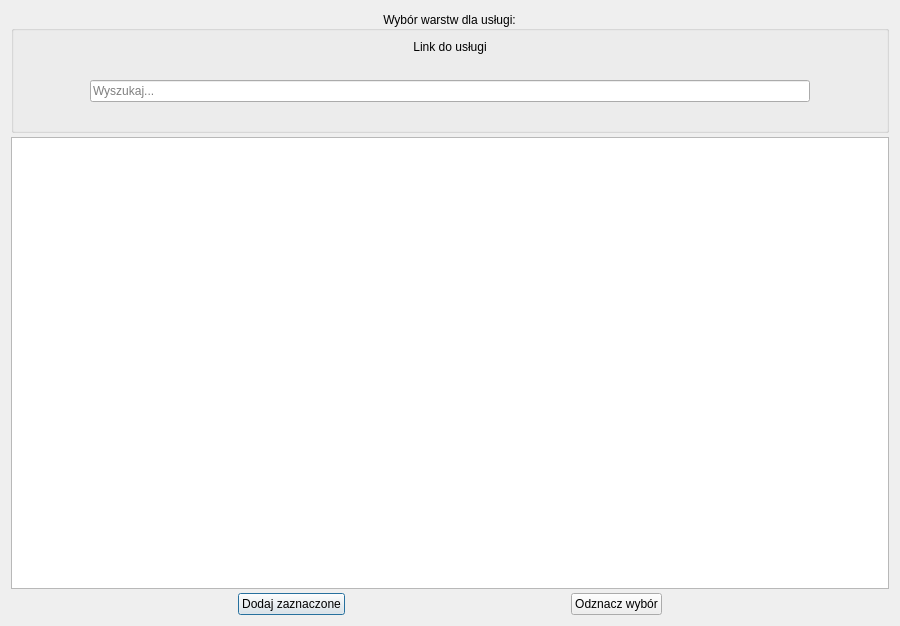
<?xml version="1.0" encoding="UTF-8"?>
<ui version="4.0">
 <class>IntegratorUslugPrzestrzennychDialogBase</class>
 <widget class="QDialog" name="IntegratorUslugPrzestrzennychDialogBase">
  <property name="geometry">
   <rect>
    <x>0</x>
    <y>0</y>
    <width>900</width>
    <height>626</height>
   </rect>
  </property>
  <property name="maximumSize">
   <size>
    <width>1200</width>
    <height>800</height>
   </size>
  </property>
  <property name="windowTitle">
   <string>Integrator Usług Danych Przestrzennych</string>
  </property>
  <property name="windowIcon">
   <iconset>
    <normaloff>images/icon.svg</normaloff>images/icon.svg</iconset>
  </property>

  <layout class="QGridLayout" name="gridLayout_2" rowstretch="0,1,0">
   <property name="horizontalSpacing">
    <number>6</number>
   </property>
   <property name="verticalSpacing">
    <number>4</number>
   </property>

   <item row="0" column="0">
    <widget class="QGroupBox" name="groupBox">
     <property name="title">
      <string>Wybór warstw dla usługi:</string>
     </property>
     <property name="alignment">
      <set>Qt::AlignCenter</set>
     </property>

     <layout class="QGridLayout" name="gridLayout" columnstretch="0,1,0">
      <property name="horizontalSpacing">
       <number>7</number>
      </property>
      <property name="verticalSpacing">
       <number>7</number>
      </property>

      <item row="0" column="0" colspan="3">
       <widget class="QLabel" name="link_do_uslugi">
        <property name="text">
         <string>Link do usługi</string>
        </property>
        <property name="alignment">
         <set>Qt::AlignCenter</set>
        </property>
       </widget>
      </item>

      <item row="1" column="0">
       <widget class="QLabel" name="img_main">
        <property name="sizePolicy">
         <sizepolicy hsizetype="Fixed" vsizetype="Fixed">
          <horstretch>0</horstretch>
          <verstretch>0</verstretch>
         </sizepolicy>
        </property>
        <property name="minimumSize">
         <size>
          <width>60</width>
          <height>60</height>
         </size>
        </property>
        <property name="maximumSize">
         <size>
          <width>60</width>
          <height>60</height>
         </size>
        </property>
        <property name="pixmap">
         <pixmap>images/icon.svg</pixmap>
        </property>
        <property name="scaledContents">
         <bool>true</bool>
        </property>
        <property name="alignment">
         <set>Qt::AlignCenter</set>
        </property>
       </widget>
      </item>

      <item row="1" column="1">
       <widget class="QLineEdit" name="search_lineedit">
        <property name="sizePolicy">
         <sizepolicy hsizetype="Expanding" vsizetype="Fixed">
          <horstretch>0</horstretch>
          <verstretch>0</verstretch>
         </sizepolicy>
        </property>
        <property name="placeholderText">
         <string>Wyszukaj...</string>
        </property>
        <property name="clearButtonEnabled">
         <bool>true</bool>
        </property>
       </widget>
      </item>

      <item row="1" column="2">
       <widget class="QLabel" name="img_es">
        <property name="sizePolicy">
         <sizepolicy hsizetype="Fixed" vsizetype="Fixed">
          <horstretch>0</horstretch>
          <verstretch>0</verstretch>
         </sizepolicy>
        </property>
        <property name="minimumSize">
         <size>
          <width>60</width>
          <height>60</height>
         </size>
        </property>
        <property name="maximumSize">
         <size>
          <width>60</width>
          <height>60</height>
         </size>
        </property>
        <property name="pixmap">
         <pixmap>images/es_logo.svg</pixmap>
        </property>
        <property name="scaledContents">
         <bool>true</bool>
        </property>
        <property name="alignment">
         <set>Qt::AlignCenter</set>
        </property>
       </widget>
      </item>
     </layout>
    </widget>
   </item>

   <item row="1" column="0">
    <widget class="QTableView" name="services_table">
     <property name="selectionBehavior">
      <enum>QAbstractItemView::SelectRows</enum>
     </property>
    </widget>
   </item>

   <item row="2" column="0">
    <layout class="QGridLayout" name="gridLayout_3">
     <item row="0" column="0">
      <spacer name="horizontalSpacer">
       <property name="orientation">
        <enum>Qt::Horizontal</enum>
       </property>
       <property name="sizeHint" stdset="0">
        <size>
         <width>60</width>
         <height>20</height>
        </size>
       </property>
      </spacer>
     </item>

     <item row="0" column="1">
      <widget class="QPushButton" name="add_btn">
       <property name="toolTip">
        <string>Dodaje usługę do projektu</string>
       </property>
       <property name="text">
        <string>Dodaj zaznaczone</string>
       </property>
      </widget>
     </item>

     <item row="0" column="2">
      <spacer name="horizontalSpacer_3">
       <property name="orientation">
        <enum>Qt::Horizontal</enum>
       </property>
       <property name="sizeHint" stdset="0">
        <size>
         <width>40</width>
         <height>20</height>
        </size>
       </property>
      </spacer>
     </item>

     <item row="0" column="3">
      <widget class="QPushButton" name="reject_btn">
       <property name="toolTip">
        <string>Czyści zaznaczone wiersze tabeli</string>
       </property>
       <property name="text">
        <string>Odznacz wybór</string>
       </property>
      </widget>
     </item>

     <item row="0" column="4">
      <spacer name="horizontalSpacer_2">
       <property name="orientation">
        <enum>Qt::Horizontal</enum>
       </property>
       <property name="sizeHint" stdset="0">
        <size>
         <width>60</width>
         <height>20</height>
        </size>
       </property>
      </spacer>
     </item>
    </layout>
   </item>
  </layout>
 </widget>

 <resources/>
 <connections>
  <connection>
   <sender>reject_btn</sender>
   <signal>clicked()</signal>
   <receiver>services_table</receiver>
   <slot>clearSelection()</slot>
   <hints>
    <hint type="sourcelabel">
     <x>20</x>
     <y>20</y>
    </hint>
    <hint type="destinationlabel">
     <x>20</x>
     <y>20</y>
    </hint>
   </hints>
  </connection>
 </connections>
</ui>
